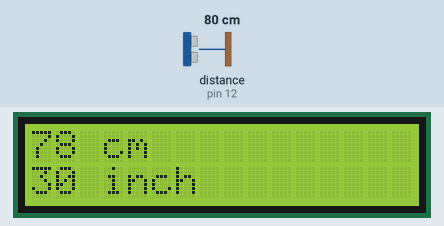
A sketch run on a simulated Arduino Uno, built with avr-gcc and run on an emulated ATmega328P. Parts: 16×2 character LCD. Wiring (inferred from the names in the program): ultrasonic range finder: trigger pin 11; echo pin 12. The test bench sets the inputs (shaded band); at power-on: distance to the obstacle (sensor on pin 12) 80 cm. The echo pulse lasts 58.3 µs per cm.

Above: at 1.2 s.
1.3 s: distance to the obstacle (sensor on pin 12) set to 2 cm
At 2.1 s:
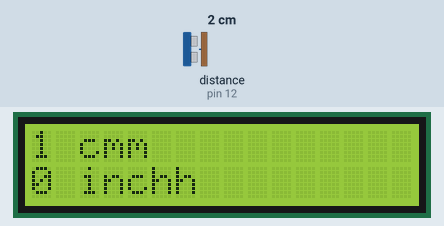
2.8 s: distance to the obstacle (sensor on pin 12) set to 18 cm
At 4.0 s:
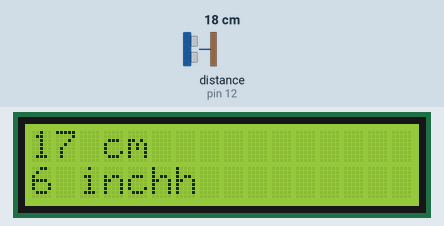
4.3 s: distance to the obstacle (sensor on pin 12) set to 4 cm
At 5.6 s:
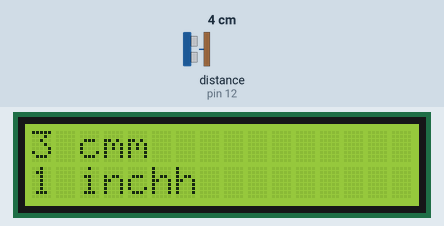
Timing chart, 0 to 7.3 s (numbered marks = the images above; inputs shaded):
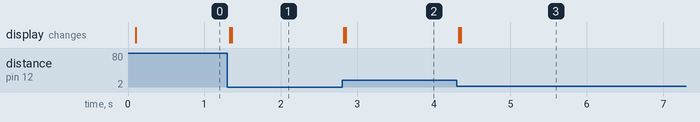

The sketch:

Ultrasonic_lcd.ino
```cpp
#include <Wire.h>
#include <LiquidCrystal_I2C.h>

LiquidCrystal_I2C lcd(0x27,16,2);  // Устанавливаем дисплей

// defines pins numbers
const int trigPin = 11;
const int echoPin = 12;

// defines variables
long duration;
int distanceCm, distanceInch;

void setup()
{
  lcd.init();
  lcd.backlight();// Включаем подсветку дисплея

  pinMode(trigPin, OUTPUT); // Sets the trigPin as an Output
  pinMode(echoPin, INPUT); // Sets the echoPin as an Input
  Serial.begin(9600); // Starts the serial communication
}
void loop()
{
  // Clears the trigPin
  digitalWrite(trigPin, LOW);
  delayMicroseconds(2);

  // Sets the trigPin on HIGH state for 10 micro seconds
  digitalWrite(trigPin, HIGH);
  delayMicroseconds(10);
  digitalWrite(trigPin, LOW);

  // Reads the echoPin, returns the sound wave travel time in microseconds
  duration = pulseIn(echoPin, HIGH);

  // Calculating the distance
  distanceCm= duration*0.034/2;
  distanceInch = duration*0.0133/2;

  lcd.setCursor(0,0); // Sets the location at which subsequent text written to the LCD will be displayed
  //lcd.print("Distance: "); // Prints string "Distance" on the LCD
  lcd.print(distanceCm); // Prints the distance value from the sensor
  lcd.print(" cm");
  delay(10);
  lcd.setCursor(0,1);
  //lcd.print("Distance: ");
  lcd.print(distanceInch);
  lcd.print(" inch");
  delay(10);
}
```

Measured:
- after the input at 1.3 s, the display: first changes at once (image 1 shows a later state)
- after the input at 2.8 s, the display: first changes at once (image 2 shows a later state)
- after the input at 4.3 s, the display: first changes at once (image 3 shows a later state)
